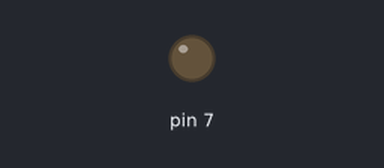
Simulated run of this sketch. Board: Arduino Uno, built with avr-gcc and run on an emulated ATmega328P. Shown: output pins drawn as LEDs (lit = HIGH). Dashed ring = blinking. At 2.0 s the program stops and its outputs stay as they are.

Above: at 0.5 s.
At 1.85 s:
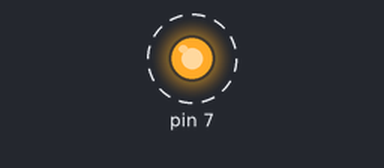
Timing chart, 0 to 3.0 s (numbered marks = the images above):
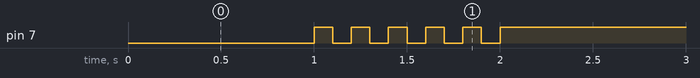

Measured:
- by itself, pin 7: alternates HIGH for 0.10 s and LOW for 0.10 s, 11 changes in all, then stays HIGH

The sketch:

05_practice_2.ino
```cpp
unsigned int i;

void setup() {
  pinMode(7, OUTPUT);
  Serial.begin(115200); //Initialize serial port
  while (!Serial) {
    ; // wait for serial port to connect.
  }
}

void loop() {
  digitalWrite(7, 0); // 1초동안 LED를 켬
  delay(1000);
  for (i = 1; i <= 10; i++) { // LED를 5번 깜빡이기 위해 10회 반복
    digitalWrite(7, i % 2); // i % 2의 결과값은 0과 1이 반복적으로 등장
    delay(100); // 꺼진 상태 또는 켜진 상태를 100ms 동안 유지
  }
  while(1) {
    digitalWrite(7, 1); // LED가 꺼진 상태
  }
}
```
